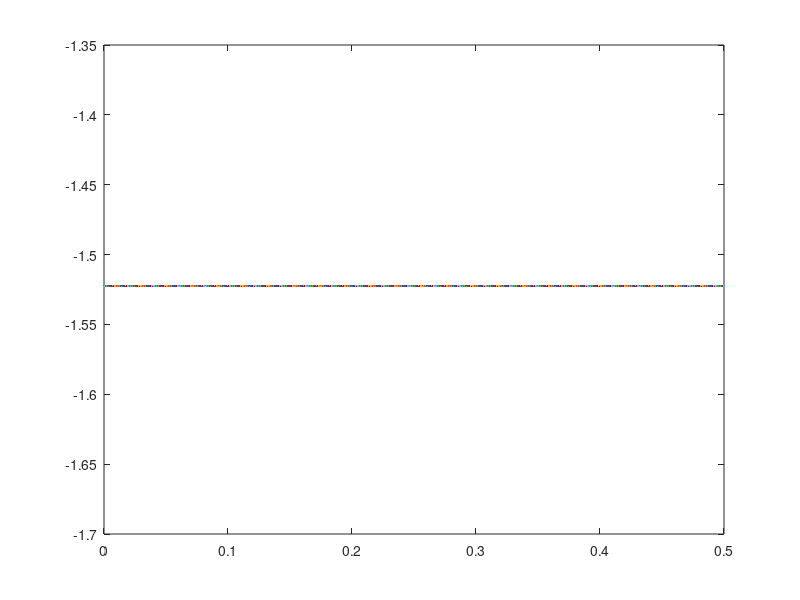

Recreate this plot in MATLAB.
clc; clear all; close all;

pkg load signal;
pkg load nan;
A = 3;
F = 4;
T = 1/F;
X = 0:T/1000:2*T;
Y = A*sawtooth(0.5);
plot(X, Y+1)
VRMS = rms(Y);
VRMS